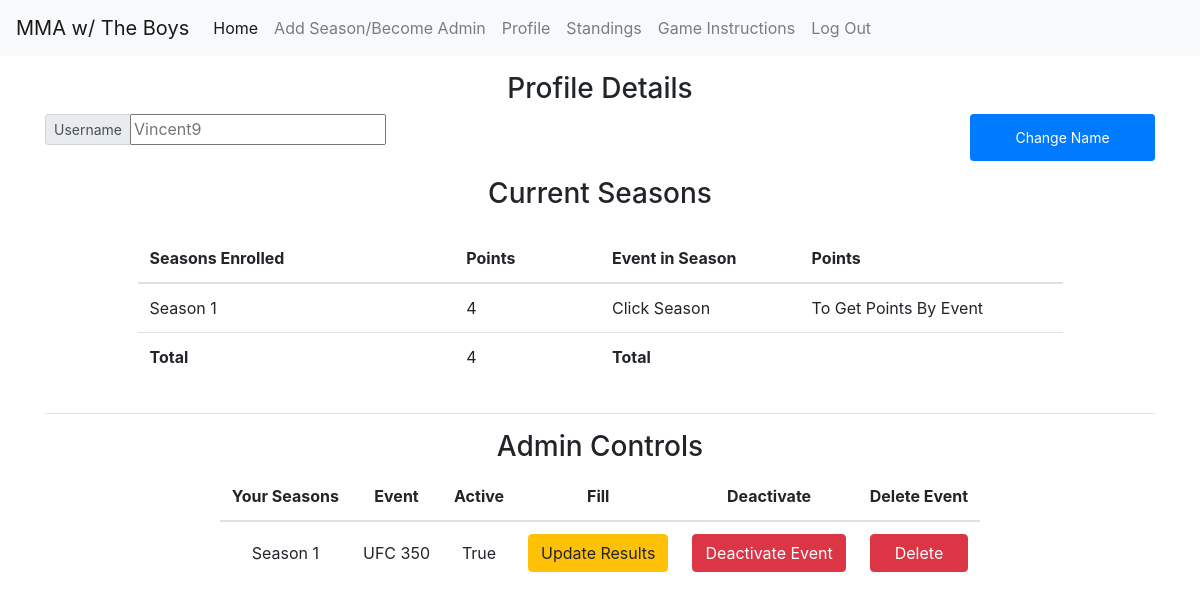
Page /profile/ (signed in) on the earlier database version.
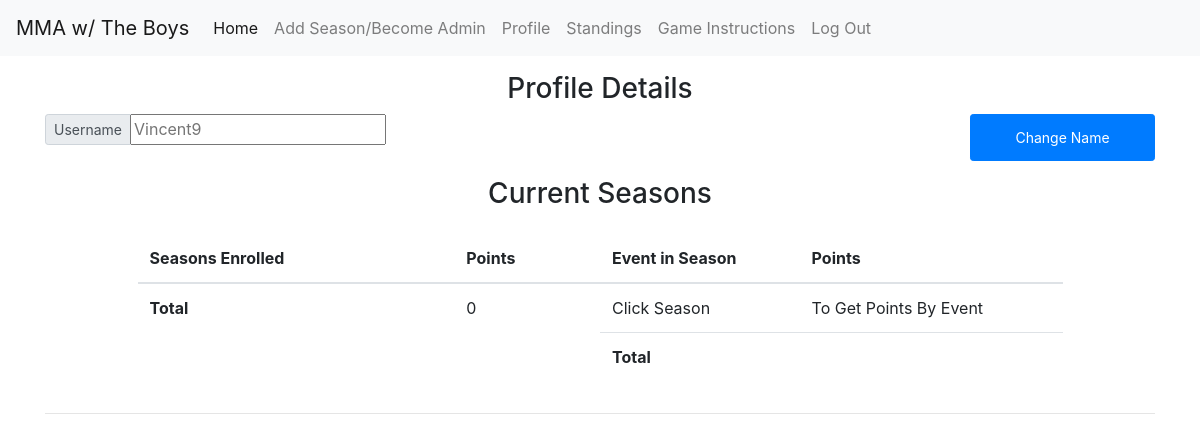
Same page on the later database version.
### models/user.py (models this page shows, shortened)
class UserModel(db.Model):
    __tablename__ = "users"
    id = db.Column(db.Integer, primary_key=True)
    username = db.Column(db.String(80))
    password = db.Column(db.String(110))
    totalPoints = db.Column(db.Integer)
    picks = db.relationship('UserPicksModel', lazy='dynamic')
    def json(self):
        return {
            'id': self.id,
            'username': self.username,
            'total_points': self.totalPoints,
            'picks': [pick.json() for pick in self.picks.all()]
        }
    @classmethod
    def find_by_username(cls, username):
        return cls.query.filter_by(username=username).first()
    @classmethod
    def find_by_id(cls, _id):
        return cls.query.filter_by(id=_id).first()

### models/season.py (models this page shows, shortened)
class SeasonModel(db.Model):
    __tablename__ = 'season'
    id = db.Column(db.Integer, primary_key=True)
    name = db.Column(db.String(80))
    active = db.Column(db.Boolean)
    admin = db.Column(db.String(80))
    eventList = db.relationship('TournamentModel', lazy='dynamic')
    def json(self):
        return {
            "name": self.name,
            "active": self.active,
            "admin": self.admin,
            "season_id": self.id,
            "events": [events.json() for events in self.eventList.all()]
        }
    @classmethod
    def get_season_byid(cls, id1):
        return cls.query.filter_by(id=id1).first()
    @classmethod
    def get_seasons_by_admin(cls, admin_name):
        return cls.query.filter_by(admin=admin_name).all()
    @classmethod
    def get_season_byname(cls, name):
        return cls.query.filter_by(name=name).first()

### models/tournament.py (models this page shows, shortened)
class TournamentModel(db.Model):
    __tablename__ = 'tournaments'
    id = db.Column(db.Integer, primary_key=True)
    name = db.Column(db.String(80))
    active = db.Column(db.Boolean)
    started = db.Column(db.Boolean)
    season_id = db.Column(db.Integer, db.ForeignKey('season.id'))
    season = db.relationship('SeasonModel')
    fighterList = db.relationship('FightersLineUpModel', lazy='dynamic')
    def json(self):
        return {
            'id': self.id,
            'name': self.name,
            'active': self.active,
            'started':self.started,
            'season_id': self.season_id,
            'season_name': self.season.name,
            'fighters': [fighter.json() for fighter in self.fighterList.all()]
        }

### resources/profile.py (the view, shortened to what this page needs)
class Profile(Resource):
    _user_parser = reqparse.RequestParser()
    _user_parser.add_argument('season_name',
                          type=str)
    _user_parser.add_argument('deactivate',
                              type=str)
    _user_parser.add_argument('delete',
                              type=str)
    _user_parser.add_argument('name_update',
                              type=str)
    @classmethod
    def calculate_season_pts(self):
        return_values = []
        if "user" in session:
            season_names = []
            all_tourn_ids_of_this_season = []
            points_for_each_season = {}
            summation = 0
            return_values = []
            season_enr_obj = SeasonEnrolledModel.all_seasons_user_enrolled_in(session['id'])
            data = UserModel.find_by_id(session['id'])
            d1 = data.json()
            picks = d1['picks']
            season_enr = [s.json() for s in season_enr_obj]
            for s1 in season_enr:
                season = SeasonModel.get_season_byid(s1['season_id'])
                season_json = season.json()
                season_names.append(season.name)
                for tourn_ids in season_json['events']:
                    all_tourn_ids_of_this_season.append(tourn_ids['id'])
            for seasonName in season_names:
                total_points = 0
                season = SeasonModel.get_season_byname(seasonName)
                season_json = season.json()
                for s2 in season_json['events']:
                    if s2['id'] in all_tourn_ids_of_this_season:
                        if picks:
                            for p1 in picks:
                                if int(p1['tournid']) == int(s2['id']):
                                    if p1['points'] > 0:
                                        total_points = total_points + p1['points']
                                        points_for_each_season[seasonName] = total_points
                                    else:
                                        total_points = total_points + 0
                                        points_for_each_season[seasonName] = total_points
                        else:
                            points_for_each_season[seasonName] = 0
            for a, b in points_for_each_season.items():
                summation = summation + b
            return_values.append(points_for_each_season)
            return_values.append(summation)
        return return_values
    @classmethod
    def admin_table_info(cls, admins_seasons):
        admin_value = []
        if admins_seasons:
            for season_name in admins_seasons:
                admin_controls_table = {}
                season_obj = SeasonModel.get_season_byname(season_name)
                season_json = season_obj.json()
                for s1 in season_json['events']:
                    admin_controls_table['season_name'] = season_json['name']
                    admin_controls_table['sid'] = season_json['season_id']
                    admin_controls_table['event_name'] = s1['name']
                    admin_controls_table['eid'] = s1['id']
                    admin_controls_table['active'] = s1['active']
                    admin_value.append(admin_controls_table)
                    admin_controls_table = {}
            return admin_value
        else:
            return admin_value
    def get(self):
        if "user" in session:
            values = Profile.calculate_season_pts()
            seasons_objs = SeasonModel.get_seasons_by_admin(session['user'])
            admins_seasons = [s.json()['name'] for s in seasons_objs]
            admin_value = Profile.admin_table_info(admins_seasons)
            user = UserModel.find_by_username(session['user'])
            return make_response(render_template("profile.html", season_names=values[0], total=values[1], admin_table=admin_value, tourns=[], username=user.username, popover=0), 200)
        else:
            return make_response(render_template("mainSignIn-pleasesignin.html"), 200)

### models/fighters.py (called while the page is built)
    def json(self):
        return {
            'id': self.id,
            'tour_id': self.tour_id,
            'opp1': self.opp1,
            'opp2': self.opp2,
            'rd': self.rd,
            'winner': self.winner,
            "how": self.how,
            "when": self.when,
            "prelim": self.prelim
        }

### models/season_enrolled.py (called while the page is built)
    def json(self):
        return {
            'id': self.id,
            'user_id': self.user_id,
            'season_id': self.season_id,
            'points': self.points
        }

    @classmethod
    def all_seasons_user_enrolled_in(cls, userid):
        return cls.query.filter_by(user_id=userid).all()

### models/userpicks.py (called while the page is built)
    def json(self):
        return {
            "id": self.id,
            "tournid": self.tournid,
            "userid": self.user_id,
            "fightid": self.fightid,
            "pickedwinner": self.pickedwinner,
            "how": self.how,
            "rd": self.rd,
            "points": self.points
        }

### templates/profile.html (shortened to what this page needs)
{% extends "base-nav.html" %}
{% block mainArea %}
<div class="container">
    <div class="text-center h3 mt-3 ">Profile Details</div>
    <form method="POST" role="form" >
    <div class="panel panel-default  mx-auto d-flex row">
        <div class="form-group col-10 col-sm-12 col-md-10 p-0 h-100">
            <div class="input-group input-group-sm h-100">
                <div class="input-group-prepend">
                    <span class="input-group-text" id="inputGroup-sizing-default">Username </span>
                </div>
                <input type="text" name="name_update" id="update_name_input" class="w-auto" pattern="(?=.*[a-z])(?=.*[A-Z]).{8,}" title="Please enter a username that is a least 8 characters, with at least one capital and one lowercase." value="" placeholder="{{username}}">
            </div>
        </div>
        <button type="button" id="change_name" class="btn btn-sm btn-primary text-align-center text-nowrap col-6 col-sm-4 col-md-2" >Change Name</button>
    </div>
        <div class="text-center h3 mt-3">Current Seasons</div>
    <div class="row table-responsive d-flex justify-content-center mx-auto">
            <table class="table table-hover col-12 col-md-5 mt-3">
                <thead>
                <tr>
                    <th scope="col" style="border-top:0px;">Seasons Enrolled</th>
                    <th scope="col" style="border-top:0px;">Points</th>
                </tr>
                </thead>
                <tbody>
                {% for name,points in season_names.items() %}
                <tr class="season-row">
                    <td scope="row ">{{name}}</td>
                    <td scope="row ">{{points}}</td>
                </tr>
                {% endfor %}
                <tr>
                    <td scope="row"><strong>Total</strong></td>
                    <td scope="row">{{total}}</td>
                </tr>
                </tbody>
            </table>
            <table class="table col-12 col-md-5 mt-3">
                <thead>
                <tr>
                    <th scope="col" style="border-top:0px;">Event in Season</th>
                    <th scope="col" style="border-top:0px;">Points</th>
                </tr>
                </thead>
                <tbody>
                {% if tourns|length %}
                {% for name,points in tourns.items() %}
                <tr>
                    <td scope="row">{{ name }}</td>
                    <td scope="row">{{ points }}</td>
                </tr>
                {% endfor %}
                {% else %}
                <tr>
                    <td scope="row">Click Season</td>
                    <td scope="row">To Get Points By Event</td>
                </tr>
                {% endif %}
                <tr>
                    <td scope="row"><strong>Total</strong></td>
                    <td scope="row">{{total_tourn}}</td>
                </tr>
                </tbody>
            </table>
</div>
    </form>
<hr>
    {% if admin_table %}
    <div class="text-center h3">Admin Controls</div>
    <div class="table-responsive">
                <table class="table mx-auto w-auto">
                    <thead>
                    <tr>
                        <th scope="col" style="border-top:0px;" class="text-center ">Your Seasons</th>
                        <th scope="col" style="border-top:0px;" class="text-center">Event</th>
                        <th scope="col" style="border-top:0px;" class="text-center">Active</th>
                        <th scope="col" style="border-top:0px;" class="text-center">Fill</th>
                        <th scope="col" style="border-top:0px;" class="text-center">Deactivate</th>
                        <th scope="col" style="border-top:0px;" class="text-center">Delete Event</th>
                    </tr>
                    </thead>
            {% for a1 in admin_table %}
                <tr>
                    <td scope="row" class="text-center align-middle">{{ a1['season_name'] }}</td>
                    <td scope="row" class="text-center align-middle">{{ a1['event_name'] }}</td>
                    <td scope="row" class="text-center align-middle">{{ a1['active'] }}</td>
                    <td scope="row" class="text-center align-middle"><a href="/filltournament/{{a1['eid']}}" class="btn btn-warning" role="button">Update Results</a></td>
                    {% if a1['active']  %}
                    <td scope="row" class="text-center align-middle"><button class="{{a1['eid']}} deactivate-btn btn-block d-block btn btn-danger btn-draft btn-md" data-toggle="modal" data-target="#deactivateModal" >Deactivate Event</button></td>
                    {% else %}
                    <td scope="row" class="text-center align-middle"><button class="{{a1['eid']}}  btn-block d-block btn btn-secondary btn-md " disabled>Event Deactivated</button></td>
                    {% endif %}
                    <td scope="row" class="text-center align-middle"><button class="{{a1['eid']}} delete-btn btn-block d-block btn btn-danger btn-md" data-toggle="modal" data-target="#areyousureModal" id="deleteBTN">Delete</button></td>
                </tr>
                {% endfor %}
            {% endif %}
        </table>
    </div>
</div>
{% endblock %}

### templates/base-nav.html (shortened to what this page needs)
<!DOCTYPE html>
<html lang="en">
<head>
        <link rel="stylesheet" href="https://cdn.jsdelivr.net/npm/bootstrap@4.5.3/dist/css/bootstrap.min.css">
</head>
<body>
<div class="container-fluid" style="padding: 0px !important;">
<nav class="navbar navbar-expand-lg navbar-light bg-light">
    <a class="navbar-brand" href="/home">MMA w/ The Boys</a>
    <div class="collapse navbar-collapse" id="navbarNavAltMarkup">
        <div class="navbar-nav">
            <a class="nav-item nav-link active" href="/home">Home <span class="sr-only">(current)</span></a>
            <a class="nav-item nav-link" href="/makeTournament">Add Season/Become Admin</a>
            <a class="nav-item nav-link" href="/profile">Profile</a>
            <a class="nav-item nav-link" href="/standings">Standings</a>
            <a class="nav-item nav-link" href="/instructions">Game Instructions</a>
            <a class="nav-item nav-link" href="/logout">Log Out</a>
        </div>
    </div>
</nav>
{% block mainArea %}
{% endblock %}
</div>
</body>
</html>

### templates/base-nav.html (style rules this page uses)
html { overflow-y: scroll; overflow-x: hidden; }

Differences in the rows shown:
removed SeasonModel: name "Season 1", points "4", season_name "Season 1"
removed TournamentModel: event_name "UFC 350"
Other differences:
{{ total }}: "4" → "0"
text no longer shown: "Admin Controls Your Seasons Event Active Fill Deactivate Delete Event"
list line gone: "True Update Results Deactivate Event Delete"
